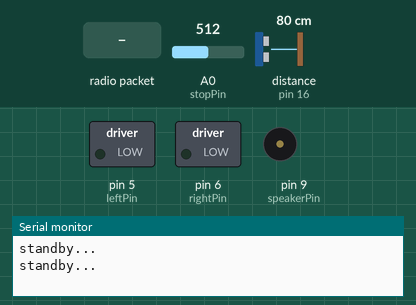
Recording of a sketch running on a simulated Arduino Uno, built with avr-gcc and run on an emulated ATmega328P. Parts: switched loads named in the sketch (green lamp = pin HIGH), buzzer (waves = sounding), the last lines printed to the serial monitor. The inputs (shaded band) are chosen by the test bench; at power-on: distance to the obstacle (sensor on pin 16) 80 cm, A0 (stopPin) = 512. The echo pulse lasts 58.3 µs per cm; no radio packets arrive unless stated; pins used as bus, display or sensor lines are not drawn.

Above: at 1.8 s.
1.9 s: radio packet "1" arrives
At 2.1 s:
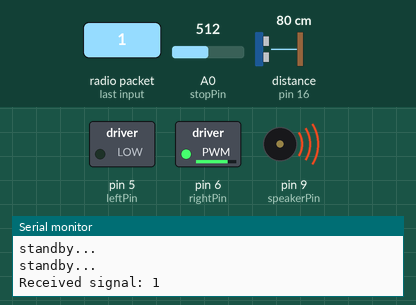
5.4 s: distance to the obstacle (sensor on pin 16) set to 137 cm
8.9 s: distance to the obstacle (sensor on pin 16) set to 144 cm
At 9.02 s:
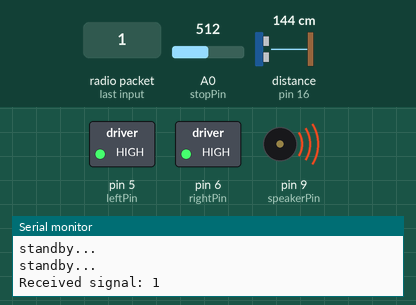
12.4 s: A0 (stopPin) set to 0
At 13.5 s:
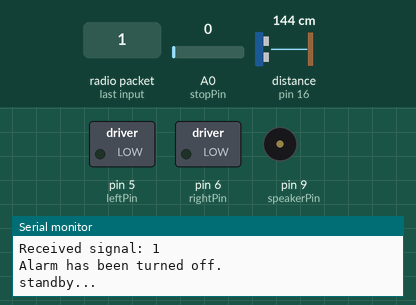
Timing chart, 0 to 14.9 s (numbered marks = the images above; inputs shaded):
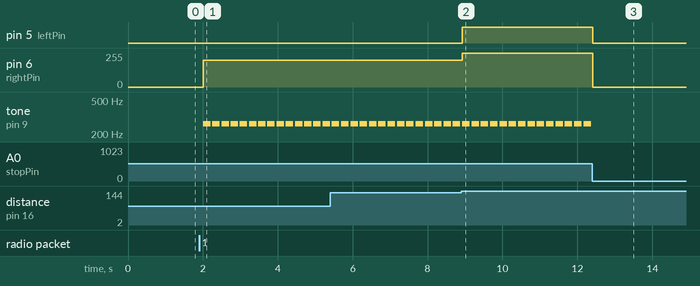

Measured:
- the behaviour switches between 140 and 141 cm on distance to the obstacle (sensor on pin 16) (found by bisection; images 1 and 2)
- after the input at 1.9 s, pin 6 (rightPin): 0/255 → 200/255 after 0.11 s; tone on pin 9 (speakerPin): alternates 262 Hz for 0.20 s and silent for 0.05 s, starting after 0.11 s
- after the input at 8.9 s, pin 5 (leftPin): LOW → HIGH at once; pin 6 (rightPin): 200/255 → 255/255 at once
- after the input at 12.4 s, pin 5 (leftPin): HIGH → LOW at once; pin 6 (rightPin): 255/255 → 0/255 at once; tone on pin 9 (speakerPin): stops changing and stays silent

The sketch:

server.ino
```cpp
#include <SPI.h>
#include <RH_NRF24.h>
#include "pitches.h"

RH_NRF24 nrf24;   //transceiver (server)

//PINS 10 to 13 and 8 used for NRF24

int leftPin = 5;
int rightPin = 6;
int echoPin = 16;
int trigPin = 17;
int speakerPin = 9;
int stopPin = 14;

int maxRange = 200; // Maximum range needed
int minRange = 0; // Minimum range needed
long duration, distance; // Duration used to calculate distance

int melody[] = {
  NOTE_C4
};
// note durations: 4 = quarter note, 8 = eighth note, etc.:
int noteDurations[] = {
  4
};

void setup()
{
  Serial.begin(9600);
  while (!Serial);
  if (!nrf24.init())
    Serial.println("init failed");
  if (!nrf24.setChannel(4))
    Serial.println("setChannel failed");
  if (!nrf24.setRF(RH_NRF24::DataRate2Mbps, RH_NRF24::TransmitPower0dBm))
    Serial.println("setRF failed");

  pinMode(leftPin, OUTPUT);
  pinMode(rightPin, OUTPUT);
  pinMode(trigPin, OUTPUT);
  pinMode(echoPin, INPUT);
  pinMode(stopPin, INPUT);
}

void loop()
{

  Serial.println("standby...");
  if (nrf24.available())
  {
    // message for us to receive

    uint8_t buf[RH_NRF24_MAX_MESSAGE_LEN];
    uint8_t len = sizeof(buf);
    if (nrf24.recv(buf, &len))
    {
      Serial.print("Received signal: ");
      Serial.println((char*)buf);         //Will display "Alarm has gone off!"

      while(analogRead(stopPin)){         //while stop button is not pushed

         digitalWrite(trigPin, LOW);      //ultrasound sensor
         delayMicroseconds(2);
         digitalWrite(trigPin, HIGH);
         delayMicroseconds(10);
         digitalWrite(trigPin, LOW);
         duration = pulseIn(echoPin, HIGH);
         //Calculate the distance (in cm) based on the speed of sound.
         distance = duration/58.2;

         if (distance <= 140){
          //adjust wheel speeds based on whether or not an object is within proximity
            analogWrite(rightPin, 200);
            analogWrite(leftPin, 0);
         }
         else{
            analogWrite(rightPin, 255);
            analogWrite(leftPin, 255);
         }
         for (int thisNote = 0; thisNote < 1; thisNote++) {
         //play alarm music
            int noteDuration = 800 / noteDurations[thisNote];
            tone(speakerPin, melody[thisNote], noteDuration);
            int pauseBetweenNotes = noteDuration * 1.20;
            delay(pauseBetweenNotes);
            // stop tone
            noTone(speakerPin);
         }
       }
       analogWrite(rightPin, 0);
       analogWrite(leftPin, 0);
       uint8_t data[] = "Alarm turned off!";       //send response to client
       nrf24.send(data, sizeof(data));
       nrf24.waitPacketSent();
       Serial.println("Alarm has been turned off.");
    }
    else
      Serial.println("receiver failed");
  }
  delay(1000);
  }
```

pitches.h
```cpp
/*************************************************
 * Public Constants
 *************************************************/

#define NOTE_B0  31
#define NOTE_C1  33
#define NOTE_CS1 35
#define NOTE_D1  37
#define NOTE_DS1 39
#define NOTE_E1  41
#define NOTE_F1  44
#define NOTE_FS1 46
#define NOTE_G1  49
#define NOTE_GS1 52
#define NOTE_A1  55
#define NOTE_AS1 58
#define NOTE_B1  62
#define NOTE_C2  65
#define NOTE_CS2 69
#define NOTE_D2  73
#define NOTE_DS2 78
#define NOTE_E2  82
#define NOTE_F2  87
#define NOTE_FS2 93
#define NOTE_G2  98
#define NOTE_GS2 104
#define NOTE_A2  110
#define NOTE_AS2 117
#define NOTE_B2  123
#define NOTE_C3  131
#define NOTE_CS3 139
#define NOTE_D3  147
#define NOTE_DS3 156
#define NOTE_E3  165
#define NOTE_F3  175
#define NOTE_FS3 185
#define NOTE_G3  196
#define NOTE_GS3 208
#define NOTE_A3  220
#define NOTE_AS3 233
#define NOTE_B3  247
#define NOTE_C4  262
#define NOTE_CS4 277
#define NOTE_D4  294
#define NOTE_DS4 311
#define NOTE_E4  330
#define NOTE_F4  349
#define NOTE_FS4 370
#define NOTE_G4  392
#define NOTE_GS4 415
#define NOTE_A4  440
#define NOTE_AS4 466
#define NOTE_B4  494
#define NOTE_C5  523
#define NOTE_CS5 554
#define NOTE_D5  587
#define NOTE_DS5 622
#define NOTE_E5  659
#define NOTE_F5  698
#define NOTE_FS5 740
#define NOTE_G5  784
#define NOTE_GS5 831
#define NOTE_A5  880
#define NOTE_AS5 932
#define NOTE_B5  988
#define NOTE_C6  1047
#define NOTE_CS6 1109
#define NOTE_D6  1175
#define NOTE_DS6 1245
#define NOTE_E6  1319
#define NOTE_F6  1397
#define NOTE_FS6 1480
#define NOTE_G6  1568
#define NOTE_GS6 1661
#define NOTE_A6  1760
#define NOTE_AS6 1865
#define NOTE_B6  1976
#define NOTE_C7  2093
#define NOTE_CS7 2217
#define NOTE_D7  2349
#define NOTE_DS7 2489
#define NOTE_E7  2637
#define NOTE_F7  2794
#define NOTE_FS7 2960
#define NOTE_G7  3136
#define NOTE_GS7 3322
#define NOTE_A7  3520
#define NOTE_AS7 3729
#define NOTE_B7  3951
#define NOTE_C8  4186
#define NOTE_CS8 4435
#define NOTE_D8  4699
#define NOTE_DS8 4978
```
